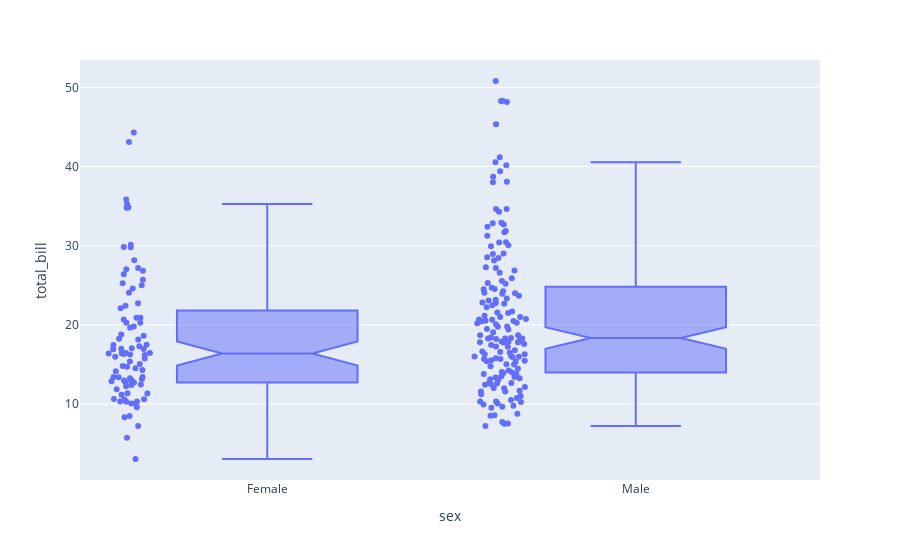

Here is the notebook cell this chart was saved with:
### Code cell
import matplotlib.pyplot as plt
fig=px.box(data2,x="sex",y="total_bill",points="all",notched=True)
fig.show()

### Figure 1 — Plotly figure (JSON) as saved in the notebook; plotly's stock layout.template omitted (floating-point values rounded to 4 significant figures; data arrays with more than 128 entries replaced by an {"elided": "..."} marker saying what was removed)
{"data": [{"alignmentgroup": "True", "boxpoints": "all", "hovertemplate": "sex=%{x}<br>total_bill=%{y}<extra></extra>", "legendgroup": "", "marker": {"color": "#636efa"}, "name": "", "notched": true, "offsetgroup": "", "orientation": "v", "showlegend": false, "type": "box", "x": {"elided": "244 str values"}, "x0": " ", "xaxis": "x", "y": {"elided": "244 float values"}, "y0": " ", "yaxis": "y"}], "layout": {"autosize": true, "boxmode": "group", "legend": {"tracegroupgap": 0}, "margin": {"t": 60}, "xaxis": {"anchor": "y", "autorange": true, "domain": [0, 1], "range": [-0.5097, 1.5], "title": {"text": "sex"}, "type": "category"}, "yaxis": {"anchor": "x", "autorange": true, "domain": [0, 1], "range": [0.4178, 53.46], "title": {"text": "total_bill"}, "type": "linear"}}}
